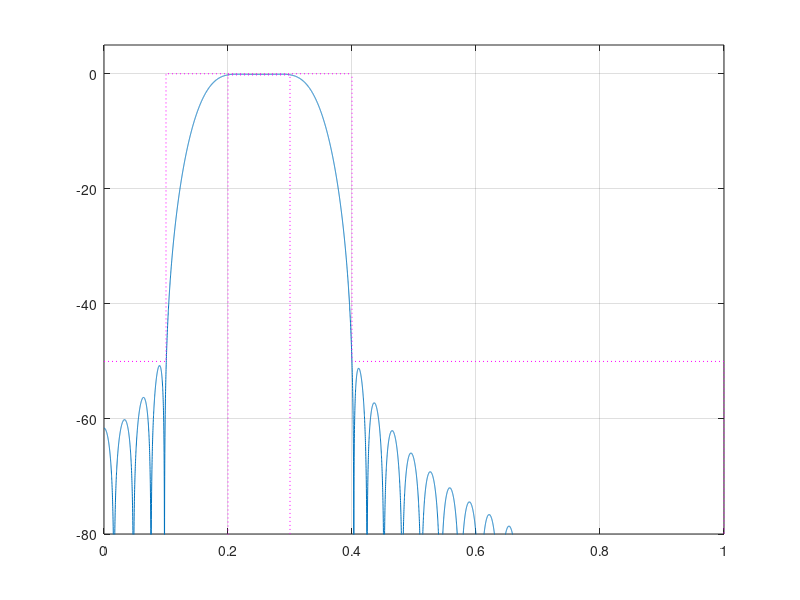

This chart was generated by the following MATLAB code:
 ws1 = 0.1*pi; wp1 = 0.2*pi; wp2 = 0.3*pi; ws2 = 0.4*pi;
As = 50;
Ap = 0.2;
wc1 = sqrt(wp1*ws1);
wc2 = sqrt(wp2*ws2);

N1 = 60;  % obtido por kaiser
N = 58; % corrigido
wc1 = wc1 +0.0107*pi
wc2 = wc2 + 0.0018*pi;
M = N/2;
L = N+1;
n = (-M:M);
% ajuste pois a janela ficou acima de 50
As2 = As + 0.65;
if As2 > 50
    beta = 0.1102*(As2-8.7);
elseif As2 >= 21
    beta = 0.5842*(As2-21)^0.4 + 0.07886*(As2-21);
else
    beta = 0;
end
wkaiser = kaiser(L,beta)';

cbp = (sin(wc2*n)-sin(wc1*n))./(pi*n);
cbp(M+1) = (wc2 -wc1)/pi;
figure(1)
Glin0 = 10^(-Ap/2/20);
h = cbp.*wkaiser * Glin0;
stem(n,cbp,'xr'); hold on
stem(n,wkaiser,'+k')
stem(n,h, 'ob')
hold off
%fvtool(h,1);
[Hw,w] = freqz(h,1,10000);
plot(w/pi, 20*log10(abs(Hw)))
fmask = [0 0.1 0.1 0.4 0.4 1 1 0.2 0.2 0.3 0.3];
Amask = -[As As 0 0 As As 100 100 Ap Ap 100];
hold on; plot(fmask, Amask,':m'); hold off; ylim([-(As +30) 5]); grid on